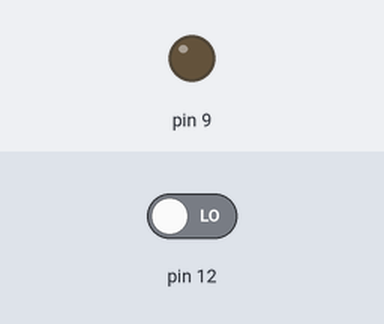
The sketch below on a simulated Arduino Uno, built with avr-gcc and run on an emulated ATmega328P. On the bench: output pins drawn as LEDs (lit = HIGH). Inputs (shaded band) come from the test bench; at power-on: pin 12 LOW.

Above: at 1.2 s.
1.3 s: pin 12 driven HIGH
At 2.5 s:
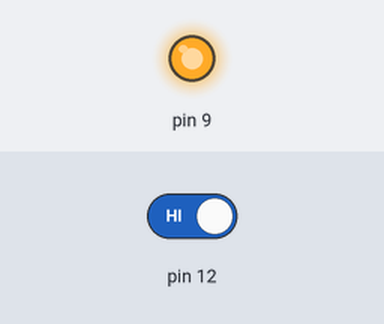
2.8 s: pin 12 driven LOW
At 3.8 s:
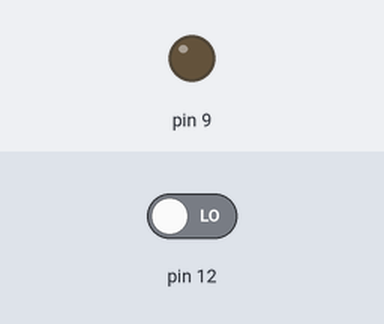
Timing chart, 0 to 5.8 s (numbered marks = the images above; inputs shaded):
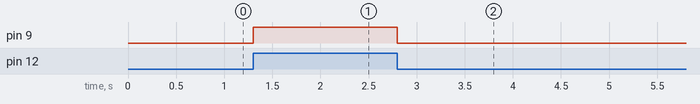

The sketch:

push_button.ino
```cpp
void setup() {
  // put your setup code here, to run once:
pinMode(12,INPUT);
pinMode(9,OUTPUT);
}

void loop() {
  // put your main code here, to run repeatedly:
int value = digitalRead(12);
digitalWrite(9,value);
}
```

Measured:
- after the input at 1.3 s, pin 9: LOW → HIGH at once
- after the input at 2.8 s, pin 9: HIGH → LOW at once
